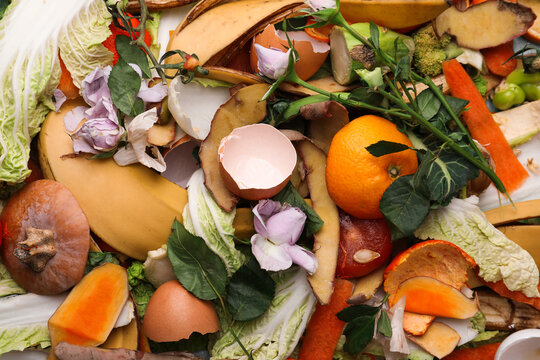
#> input picture images/image2.jpg, 540 x 360 px
$ jupyter execute Task3.ipynb
#> lines starting #> are read from the running program, lines starting #| are printed output that depends on the picture
# color channel manipulation

[cell 1]
import cv2
import numpy as np

[cell 2]
def main():
    try:
        #loading the image
        image = cv2.imread('images/image2.jpg')
#> image is the input picture: shape (360, 540, 3); mean B, G, R 73.1, 115.4, 154.8
        if image is None:
            raise FileNotFoundError("The image file was not found.")

        #saving the image
        cv2.imwrite('images/task3_original.jpg', image)

        #split into BGR channels
        b, g, r = cv2.split(image)
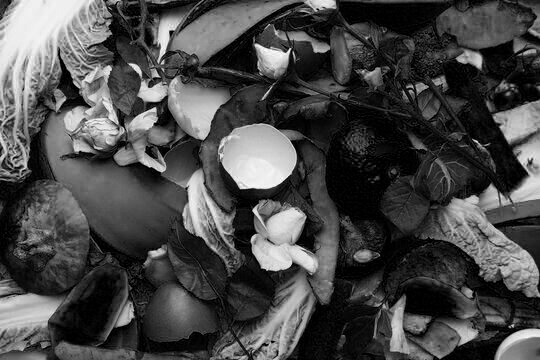
#> b: shape (360, 540); min 0, max 255, mean 73.1
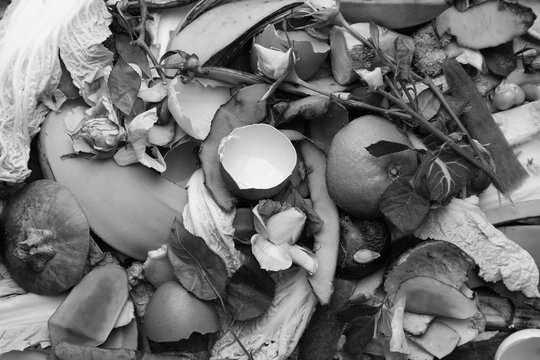
#> g: shape (360, 540); min 0, max 255, mean 115.4
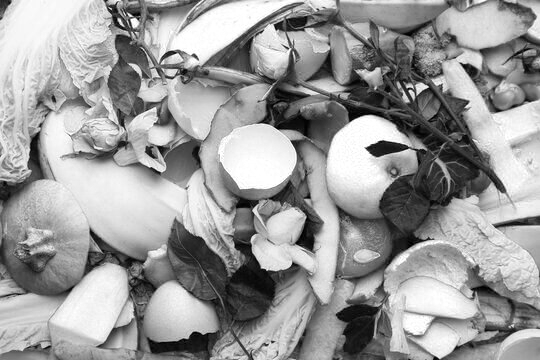
#> r: shape (360, 540); min 0, max 255, mean 154.8

        #disabling channels
        zero_channel = np.zeros_like(b)

        #creating image showing only one channel

        #only red channel
        red_image = cv2.merge([zero_channel, zero_channel, r])
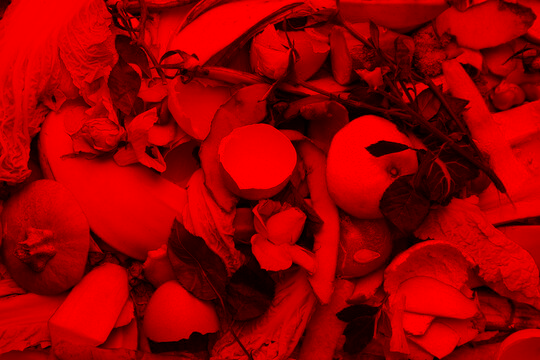
#> red_image: shape (360, 540, 3); mean of channels 0, 1, 2 0, 0, 154.8; drawn as B, G, R

        #only green channel
        green_image = cv2.merge([zero_channel, g, zero_channel])
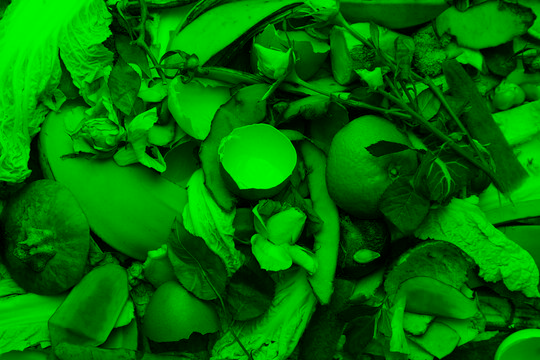
#> green_image: shape (360, 540, 3); mean of channels 0, 1, 2 0, 115.4, 0; drawn as B, G, R

        #only blue channel
        blue_image = cv2.merge([b, zero_channel, zero_channel])
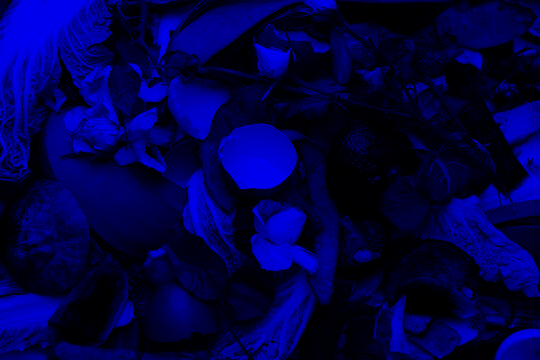
#> blue_image: shape (360, 540, 3); mean of channels 0, 1, 2 73.1, 0, 0; drawn as B, G, R

        #Reconstruct Original Image by Combining Channels

        reconstructed_image = cv2.merge([b, g, r])

        #Save All Required Images
        cv2.imwrite('images/task3_red_channel.jpg', red_image)
        cv2.imwrite('images/task3_green_channel.jpg', green_image)
        cv2.imwrite('images/task3_blue_channel.jpg', blue_image)

        #Didplaying the images
        cv2.imshow('Original Image', image)
        cv2.imshow('Red Channel', red_image)
        cv2.imshow('Green Channel', green_image)
        cv2.imshow('Blue Channel', blue_image)
        cv2.waitKey(0)
        cv2.destroyAllWindows()

        print("All images have been processed and saved successfully.")

    except FileNotFoundError as file_error:
        print("Error", file_error)

    except Exception as general_error:
        print("An unexpected error occurred:", general_error)

if __name__ == "__main__":
    main()

$ run again, with images/image6.jpg copied over images/image2.jpg
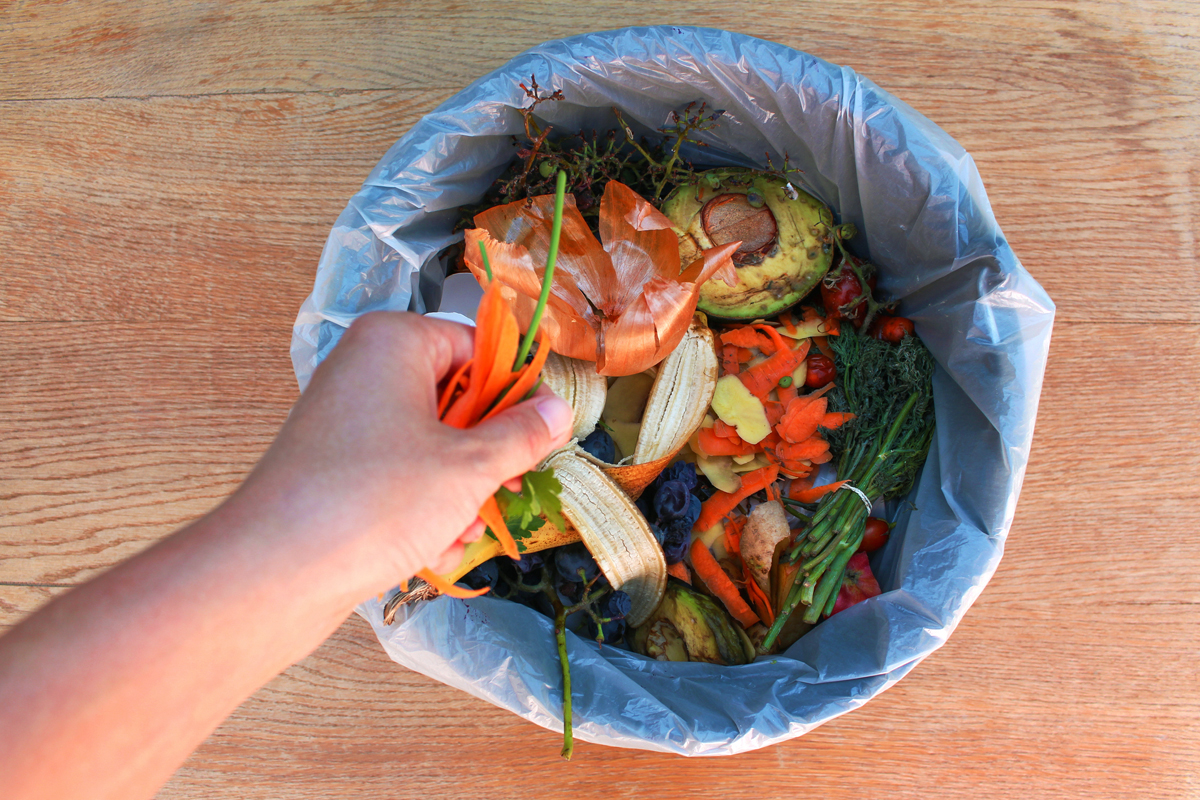
#> input picture images/image6.jpg, 1200 x 800 px
#> in main, image is the input picture: shape (800, 1200, 3); mean B, G, R 116.1, 131.4, 164.7
#> in main, `green_image = cv2.merge([zero_channel, g, zero_channel])`:
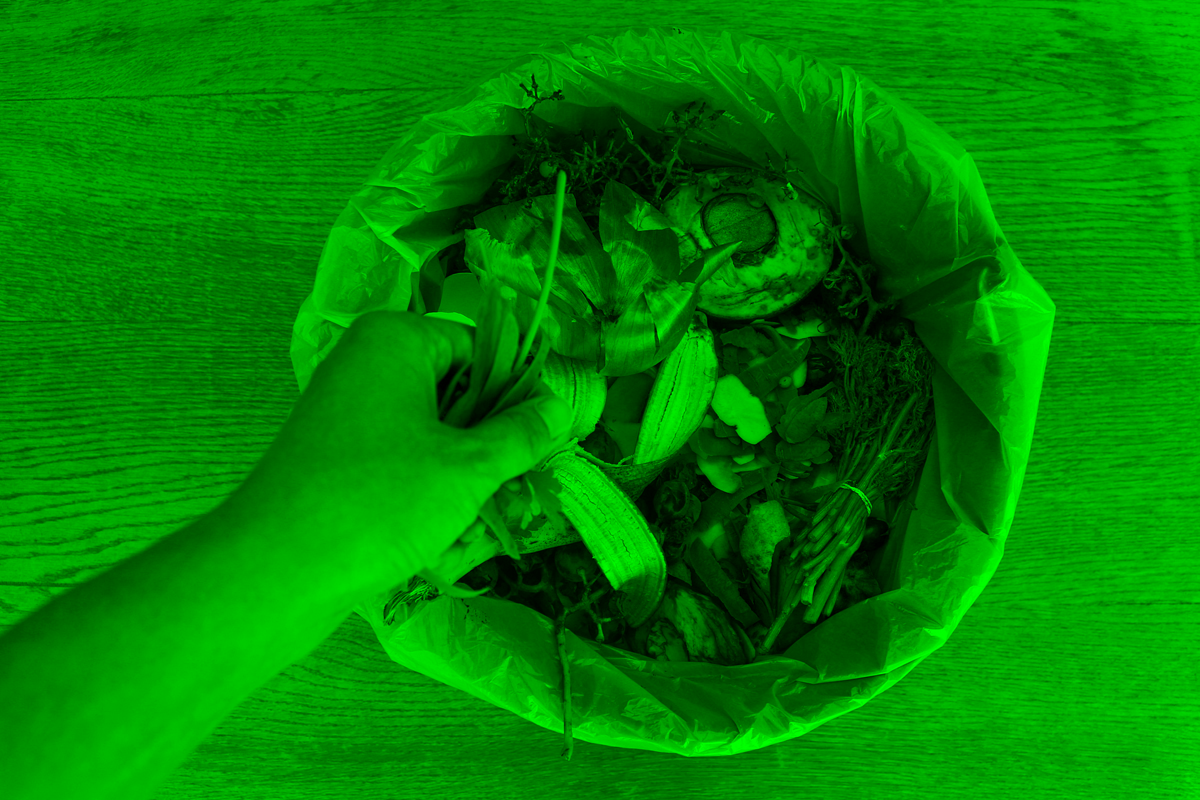
#> green_image: shape (800, 1200, 3); mean of channels 0, 1, 2 0, 131.4, 0; drawn as B, G, R
#> in main, `blue_image = cv2.merge([b, zero_channel, zero_channel])`:
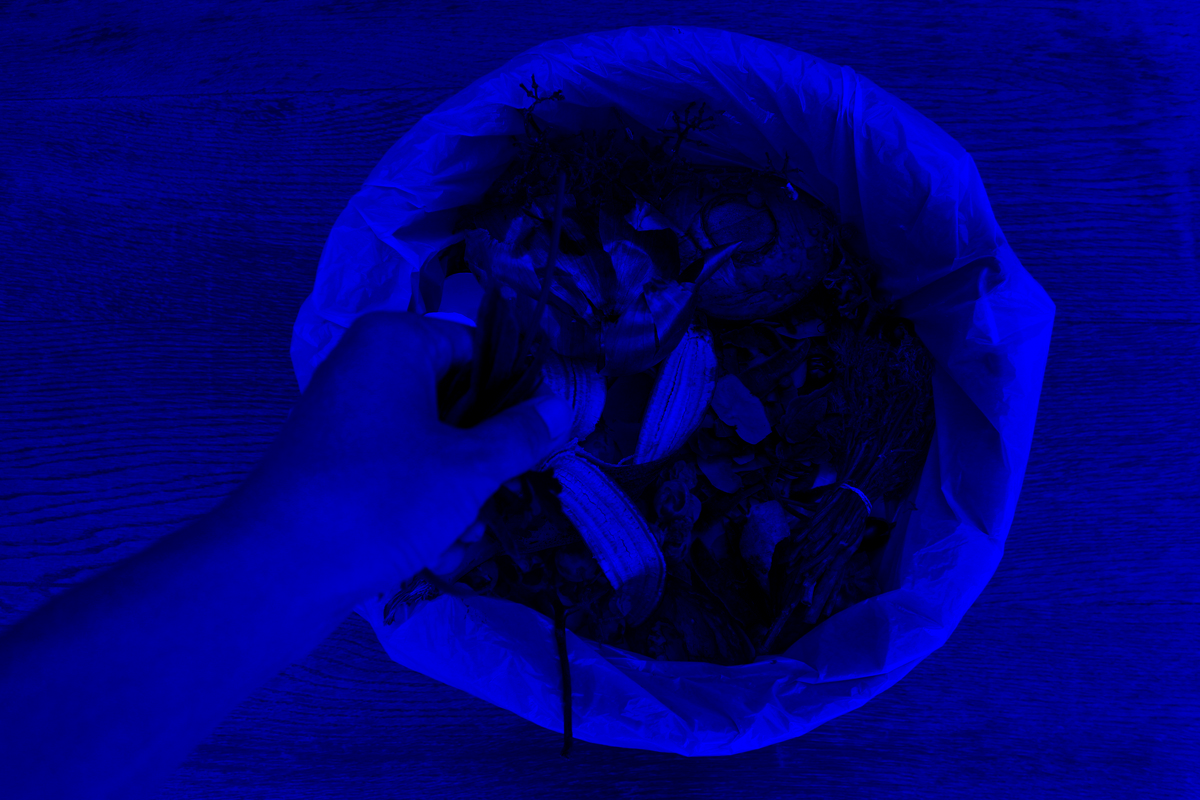
#> blue_image: shape (800, 1200, 3); mean of channels 0, 1, 2 116.1, 0, 0; drawn as B, G, R

$ run again, with images/image8.jpg copied over images/image2.jpg
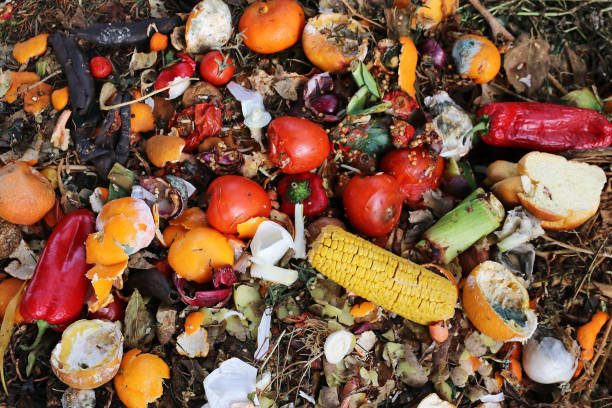
#> input picture images/image8.jpg, 612 x 408 px
#> in main, image is the input picture: shape (408, 612, 3); mean B, G, R 65.6, 89.8, 127.6
#> in main, `green_image = cv2.merge([zero_channel, g, zero_channel])`:
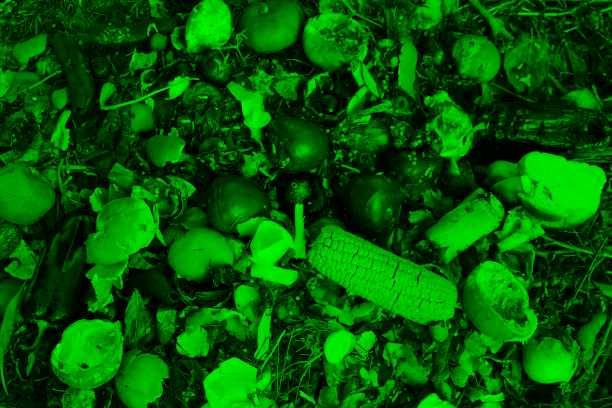
#> green_image: shape (408, 612, 3); mean of channels 0, 1, 2 0, 89.8, 0; drawn as B, G, R
#> in main, `blue_image = cv2.merge([b, zero_channel, zero_channel])`:
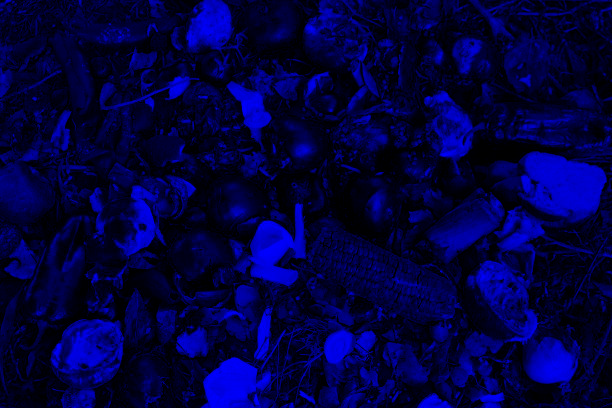
#> blue_image: shape (408, 612, 3); mean of channels 0, 1, 2 65.6, 0, 0; drawn as B, G, R
